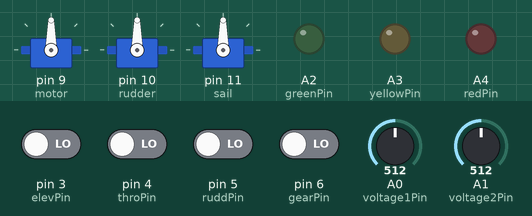
Simulated run of this sketch. Board: Arduino Uno, built with avr-gcc and run on an emulated ATmega328P. On the bench: 3 × servo, output pins drawn as LEDs (lit = HIGH). Inputs (shaded band) come from the test bench; at power-on: pin 3 (elevPin), pin 4 (throPin), pin 5 (ruddPin), pin 6 (gearPin) LOW, A0 (voltage1Pin) = 512, A1 (voltage2Pin) = 512. What the sketch prints to the serial monitor is not drawn.

Above: at 0.1 s.
At 3.2 s:
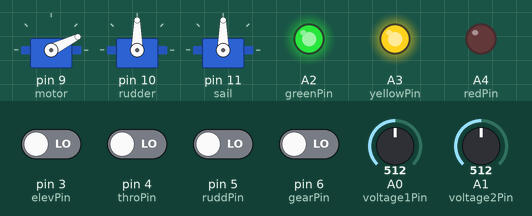
Timing chart, 0 to 4.7 s (numbered marks = the images above):
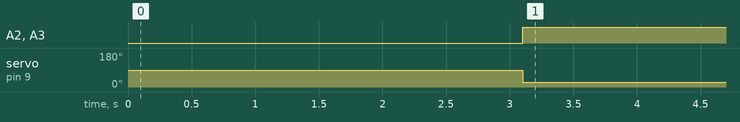

Measured:
- by itself, A2 (greenPin), A3 (yellowPin): LOW → HIGH at 3.1 s
- by itself, servo on pin 9 (motor): 90° → 26° at 3.1 s

The sketch:

arduino_onboat_ver2.ino
```cpp
#include <Servo.h>
#include <FlexiTimer2.h>

//voltage
int voltage1Pin = 0;
int voltage2Pin = 1;
const float voltageRef = 4.85; // Arduino uno voltage reference
float voltage1;
float tmpVoltage1[5] = {0,0,0,0,0};
float voltage2;
float tmpVoltage2[5] = {0,0,0,0,0};

//light
int green_led = 0;
int yellow_led = 0;
int red_led = 1;
const int greenPin = A2, yellowPin = A3, redPin = A4;

//servo
Servo motor, rudder, sail;
const int datanum = 4;
int motor_speed = 90;
int motor_speed_old = 90;
int rudder_pos = 0;
int rudder_pos_old = 0; //initial motor speed pwm must be 90
int sail_pos = 45;
int sail_pos_old = 45; // valid input of sailservo is from 50 to 130 baseed on test

int REMOTE_MAX = 1900;
int REMOTE_MIN = 1000;

int MIN_MOTOR = 70;
int MAX_MOTOR = 110;

int durElev = 0;
int durRudd = 0;
int durThro = 0;
int durGear = 0; // used for control type switch (control type: auto or manual)

int serial_out_count = 0; //used to count the times that serial communication error
int mark = 0;//read data from ros

int pcCtrl = 0;//

//remote control pins
const int elevPin = 3, throPin = 4, ruddPin = 5, gearPin = 6;
//auto control flag
boolean autoFlag = 1;
//loop count
int count = 0;
// remote controller duration

// velocity limit
int motorVelLimit = 20;
int rudderVelLimit = 6;
int rudderLimit = 35;
int sailVelLimit = 10;
int sailLimit = 40;

byte header1 = 0xff;
byte header2 = 0x01;

int read_num = 4;
int len_buf_total = 2+2*read_num+2;
int len_buf_now = 0;
//2*len_buf_total-1
byte read_buf[23];

struct //total 2+14+2=18 bytes
{
    //header (total 2 bytes)
    byte header1;  // 1 bytes
    byte header2;  // 1 bytes

    //control part (total 10 bytes)
    int readMark;   // 2
    int autoFlag;   // 2 //rc_ctrl
    int motorSpeed; // 2 bytes  //current motor
    int rudderAng;  // 2        //rc rudder
    int sailAng;    // 2        //rc sail
    int voltage1ten;   // voltage1*10
    int voltage2ten;

    //crc (total 2 bytes)
    unsigned int crcnum;  //2

} arduinoData = {
    0};

void structDataSend() {
    int tmp_motor = map(motor_speed, 70, 110, 0, 100);
    arduinoData.readMark = mark;
    arduinoData.autoFlag = autoFlag;
    arduinoData.motorSpeed = tmp_motor;
    arduinoData.rudderAng = rudder_pos;
    arduinoData.sailAng = sail_pos;
    arduinoData.voltage1ten = int(voltage1*10);
    arduinoData.voltage2ten = int(voltage2*10);

    byte *tobyte = (byte * ) & arduinoData;
    arduinoData.crcnum = CRC16(tobyte + 2, sizeof(arduinoData) - 4); //the valid data part as used to generate crc
    //  Serial.println(sizeof(sensorData));
    Serial.write(tobyte, sizeof(arduinoData));
}

void setup() {
    Serial.begin(115200);
    motor.attach(9);  // attaches the servo on pin 9 to the servo object
    rudder.attach(10);
    sail.attach(11);

    pinMode(elevPin, INPUT);
    pinMode(throPin, INPUT);
    pinMode(ruddPin, INPUT);
    pinMode(gearPin, INPUT);

    pinMode(greenPin, OUTPUT);
    pinMode(yellowPin, OUTPUT);
    pinMode(redPin, OUTPUT);

    arduinoData.header1 = 0x4f;
    arduinoData.header2 = 0x5e;

    //while (!Serial);
    FlexiTimer2::set(100, flash);
    FlexiTimer2::start();
}

unsigned int CRC16(const byte *pBuffer, unsigned int bufferSize) {
    unsigned int poly = 0x8408;
    unsigned int crc = 0;
    byte carry;
    byte i_bits;
    unsigned int j;
    for (j = 0; j < bufferSize; j++) {
        crc = crc ^ pBuffer[j];
        for (i_bits = 0; i_bits < 8; i_bits++) {
            carry = crc & 1;
            crc = crc / 2;
            if (carry) {
                crc = crc ^ poly;
            }
        }
    }
    return crc;
}

unsigned int calcCRC(int data[8]) {
    unsigned int poly = 0x8408;
    unsigned int crc = 0;
    int carry;
    int i_bits;
    for (int j = 0; j < 8; j++) {
        crc = crc ^ data[j];
        for (i_bits = 0; i_bits < 8; i_bits++) {
            carry = crc & 1;
            crc = crc / 2;
            if (carry) {
                crc = crc ^ poly;
            }
        }
    }
    return crc;
}


int serial_read(){
    int servodata[read_num] = {-1};
    int n = Serial.available();
    while(Serial.available()) {
        Serial.read();
    }

    if (n + len_buf_now <= sizeof read_buf){
        for (int i = 0; i<n; i++){
            read_buf[i+len_buf_now] = Serial.read();
        }
        len_buf_now = len_buf_now + n;
    }
    else{
        if (n >= sizeof(read_buf)){
            for (int i= 0; i < n-sizeof(read_buf); i++){
                Serial.read();
            }
            len_buf_now = 0;
            n = sizeof(read_buf);
        }
        else{
            for (int i=0; i < sizeof(read_buf) - n; i++){
                read_buf[i] = read_buf[i + len_buf_now + n - sizeof(read_buf)];
            }
            len_buf_now = sizeof(read_buf) - n;
        }
        for (int i = len_buf_now; i < sizeof(read_buf); i++)
        {
            read_buf[i] = Serial.read();
        }
        len_buf_now = sizeof(read_buf);
    }

    //header is in idx
    int idx = -1;
    for (int i = 0; i < len_buf_now-1; i++){
        if ((int) read_buf[i] == 255 && (int) read_buf[i+1] == 1) {
            idx = i;
            break;
        }
    }

    if (idx < 0){
        len_buf_now = 0;
        return 0;
    }
    if (len_buf_now - idx < len_buf_total){
        for (int i = 0; i < len_buf_now - idx; i++){
            read_buf[i] = read_buf[i+idx];
        }
        len_buf_now = len_buf_now - idx;
        return 0;
    }
    int Data[2*read_num];
    for (int i = 0; i < 2*read_num; i++) {
        Data[i] = (int)read_buf[i+idx];
    }

    unsigned int crcnum = read_buf[idx + 2*read_num] * 256 + read_buf[idx + 2*read_num + 1];
    unsigned int crchecknum = calcCRC(Data);

    mark = 2;
    if (crcnum != crchecknum){
        for (int i = 0; i < len_buf_now - idx - 2; i++){
            read_buf[i] = read_buf[i+idx+2];
        }
        len_buf_now = len_buf_now - idx - 2;
        return 0;
    }
    else{
        for (int i = 0; i < read_num; i++) {
            servodata[i] = Data[2 * i] * 256 + Data[2 * i + 1];
        }
        mark = 1;
        motor_speed = map(servodata[0], 0, 100, MIN_MOTOR, MAX_MOTOR);
        green_led = servodata[1];
        yellow_led = servodata[2];
        red_led = servodata[3];

        serial_out_count = 0;
        //      Serial.print(servodata[0]);
        //      Serial.print(",");
        //      Serial.print(servodata[1]);
        //      Serial.print(",");
        //      Serial.print(servodata[2]);
        //      Serial.print(",");
        //      Serial.println(servodata[3]);
        for (int i = 0; i < len_buf_now - idx; i++){
            read_buf[i] = read_buf[i+idx];
        }
        len_buf_now = len_buf_now - idx;
        return 1;
    }
}


void serial_read_3() {
    int num = 4;
    int serialdata[2*num+2];
    boolean header_find_flag = false;
    int servodata[num] = {-1};
    int num_temp = 0;
    while (Serial.available() >= 2) {
        if ((int) Serial.read() == 255 && (int) Serial.read() == 1) {
            header_find_flag = true;
            break;
        }
        num_temp += 1;
        if (num_temp > 2*num+2+4){
            break;
        }
    }
    if (header_find_flag == true && Serial.available() > 2*num+1) {
        for (int i = 0; i < 2*num+2; i++) {
            serialdata[i] = (int) Serial.read();
        }
        int Data[2*num];
        for (int i = 0; i < 2*num; i++) {
            Data[i] = serialdata[i];
        }
        unsigned int crcnum = serialdata[2*num] * 256 + serialdata[2*num+1];
        unsigned int crchecknum = calcCRC(Data);
        //    Serial.print(crcnum);
        //    Serial.print(",");
        //    Serial.print(crchecknum);
        //    Serial.print(",");
        mark = 2;
        if (crcnum == crchecknum) {
            for (int i = 0; i < num; i++) {
                servodata[i] = Data[2 * i] * 256 + Data[2 * i + 1];
            }
            mark = 1;
            motor_speed = map(servodata[0], 0, 100, MIN_MOTOR, MAX_MOTOR);
            // rudder_pos = servodata[1];
            // sail_pos = servodata[2];
            // pcCtrl = servodata[3];
            green_led = servodata[1];
            yellow_led = servodata[2];
            red_led = servodata[3];

            serial_out_count = 0;
            //      Serial.print(servodata[0]);
            //      Serial.print(",");
            //      Serial.print(servodata[1]);
            //      Serial.print(",");
            //      Serial.print(servodata[2]);
            //      Serial.print(",");
            //      Serial.println(servodata[3]);
        }
    } else {
        serial_out_count++;
        if (serial_out_count > 50) {  //timeout=10*0.1=1s
            motor_speed = 90;
            // rudder_pos = 90;
            // sail_pos = 50;
            green_led = 0;
            yellow_led = 0;
            red_led = 2;

            //foresail_pos = 50;
            mark = 0;
        } else {
            motor_speed = motor_speed_old;
            //rudder_pos = rudder_pos_old;
            //sail_pos = sail_pos_old;

            // green_led = 0;
            // yellow_led = 0;
            // red_led = 2;
            //foresail_pos = foresail_pos_old;
        }
    }
}

void signalSelection() {
    if (autoFlag == 0) {
        durElev = pulseIn(elevPin, HIGH);
        motor_speed = map(durElev, REMOTE_MIN, REMOTE_MAX, MIN_MOTOR, MAX_MOTOR);
    }
    durRudd = pulseIn(ruddPin, HIGH);
    rudder_pos = map(durRudd, REMOTE_MIN, REMOTE_MAX, -40, 40);
    durThro = pulseIn(throPin, HIGH);
    sail_pos = map(durThro, REMOTE_MIN, REMOTE_MAX, 0, 90);
}


void veloLimit() {
    motor_speed = constrain(motor_speed, 0, 180);
    // if (motor_speed > 80 and motor_speed < 100){
    //     motor_speed = 90;
    // }
    rudder_pos = constrain(rudder_pos, rudder_pos_old - rudderVelLimit,
                          rudder_pos_old + rudderVelLimit); //limit up to 50 deg/s
    sail_pos = constrain(sail_pos, sail_pos_old - sailVelLimit, sail_pos_old + sailVelLimit);
}

void WriteData() {

    if (abs(motor_speed - motor_speed_old) > 4) {
        motor.write(motor_speed);
        motor_speed_old = motor_speed;
    }
    if (rudder_pos >= -40 && rudder_pos <= 40 && abs(rudder_pos - rudder_pos_old) > 3) {
        //rudder.write(rudder_pos);
        rudder_pos_old = rudder_pos;
    }
    if (sail_pos >= 0 && sail_pos <= 90) {
        //sail.write(sail_pos);
        sail_pos_old = sail_pos;
    }
    if (green_led != 0){
        analogWrite(greenPin, 0);
    }else{
        analogWrite(greenPin, 255);
    }
    if (yellow_led != 0){
        analogWrite(yellowPin, 0);
    }else{
        analogWrite(yellowPin, 255);
    }
    if (red_led != 0){
        analogWrite(redPin, 0);
    }else{
        analogWrite(redPin, 255);
    }
}

void voltageCurrentMeter() {
    tmpVoltage1[0] = tmpVoltage1[1];
    tmpVoltage1[1] = tmpVoltage1[2];
    tmpVoltage1[2] = tmpVoltage1[3];
    tmpVoltage1[3] = tmpVoltage1[4];

    tmpVoltage2[0] = tmpVoltage2[1];
    tmpVoltage2[1] = tmpVoltage2[2];
    tmpVoltage2[2] = tmpVoltage2[3];
    tmpVoltage2[3] = tmpVoltage2[4];

    long analogVoltage1 = 0;
    analogVoltage1 = analogRead(voltage1Pin);
    tmpVoltage1[4] = analogVoltage1 / 1024.0 * 5 * voltageRef; //compute real voltage value
    voltage1 = (tmpVoltage1[0]+tmpVoltage1[1]+tmpVoltage1[2]+tmpVoltage1[3]+tmpVoltage1[4])/5;

    long analogVoltage2 = 0;
    analogVoltage2 = analogRead(voltage2Pin);
    tmpVoltage2[4] = analogVoltage2 / 1024.0 * 5 * voltageRef; //compute real voltage value
    voltage2 = (tmpVoltage2[0]+tmpVoltage2[1]+tmpVoltage2[2]+tmpVoltage2[3]+tmpVoltage2[4])/5;
}

void flash() {
    count++;
    if (count == 10) { //read the gearPin every 10 intervals
        durGear = pulseIn(gearPin, HIGH, 20000);
        count = 0;
    }

    if (durGear > 1500 && durGear < 2500) {
        autoFlag = 1;
    } else {
        autoFlag = 0;
    }


    voltageCurrentMeter();
    serial_read_3();
    signalSelection();
    veloLimit();
    WriteData();
    structDataSend();
}


void loop() {

}
```
